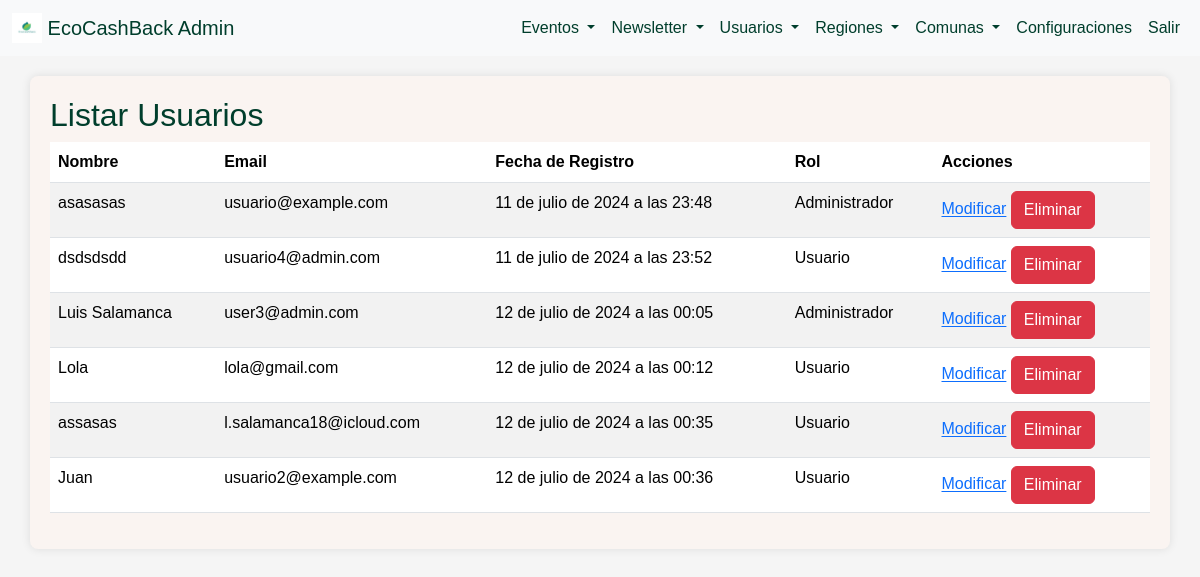
The page /administracion/listar_users/ on the database as committed earlier.
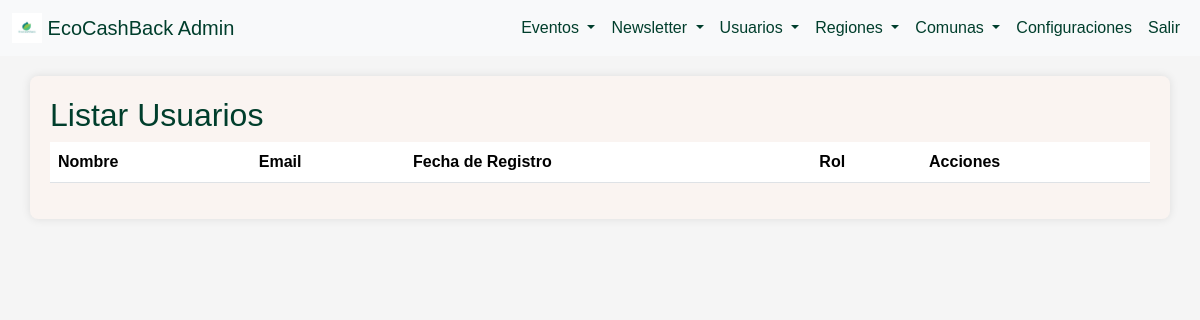
The same page on the database as committed later.
### administracion/models.py (models this page shows, shortened)
class Usuario(models.Model):
    nombre = models.CharField(max_length=100)
    email = models.EmailField(unique=True)
    contraseña = models.CharField(max_length=100)
    fecha_registro = models.DateTimeField(auto_now_add=True)
    rol = models.ForeignKey(Rol, on_delete=models.CASCADE, default=1)  # Establece un valor predeterminado para el campo 'rol'

class Rol(models.Model):
    rol_id = models.AutoField(primary_key=True)
    nombre = models.CharField(max_length=100)
    descripcion = models.TextField()

### administracion/views.py (the view)
# urls.py: path('listar_users/', views.listar_users, name='listar_users'),
def listar_users(request):
    usuarios = Usuario.objects.all()
    return render(request, 'administracion/users/listar_users.html', {'usuarios': usuarios})

### administracion/templates/administracion/users/listar_users.html (shortened to what this page needs)
{% load static %}
<!DOCTYPE html>
<html lang="es">
<head>
    <link rel="stylesheet" href="https://cdn.jsdelivr.net/npm/bootstrap@5.3.3/dist/css/bootstrap.min.css">
    <link rel="stylesheet" href="{% static 'css/admin_styles.css' %}">
</head>
<body>
    <nav class="navbar navbar-expand-lg navbar-light bg-light">
        <div class="container-fluid">
            <a class="navbar-brand" href="{% url 'admin_dashboard' %}">
                <img src="{% static 'img/logo-ecocashback.jpeg' %}" alt="Logo-EcoCashBack" width="30" height="30" class="d-inline-block align-top">
                EcoCashBack Admin
            </a>
            <div class="collapse navbar-collapse" id="navbarNav">
                <ul class="navbar-nav ms-auto">
                    <li class="nav-item dropdown">
                        <a class="nav-link dropdown-toggle" href="#" id="eventosDropdown" role="button" data-bs-toggle="dropdown" aria-expanded="false">
                            Eventos
                        </a>
                    </li>
                    <li class="nav-item dropdown">
                        <a class="nav-link dropdown-toggle" href="#" id="newsletterDropdown" role="button" data-bs-toggle="dropdown" aria-expanded="false">
                            Newsletter
                        </a>
                    </li>
                    <li class="nav-item dropdown">
                        <a class="nav-link dropdown-toggle" href="#" id="usuariosDropdown" role="button" data-bs-toggle="dropdown" aria-expanded="false">
                            Usuarios
                        </a>
                    </li>
                    <li class="nav-item dropdown">
                        <a class="nav-link dropdown-toggle" href="#" id="regionesDropdown" role="button" data-bs-toggle="dropdown" aria-expanded="false">
                            Regiones
                        </a>
                    </li>
                    <li class="nav-item dropdown">
                        <a class="nav-link dropdown-toggle" href="#" id="comunasDropdown" role="button" data-bs-toggle="dropdown" aria-expanded="false">
                            Comunas
                        </a>
                    </li>
                    <li class="nav-item">
                        <a class="nav-link" href="#">Configuraciones</a>
                    </li>
                    <li class="nav-item">
                        <a class="nav-link" href="#">Salir</a>
                    </li>
                </ul>
            </div>
        </div>
    </nav>
    <div class="container">
        <h2>Listar Usuarios</h2>
        <table class="table table-striped">
            <thead>
                <tr>
                    <th>Nombre</th>
                    <th>Email</th>
                    <th>Fecha de Registro</th>
                    <th>Rol</th>
                    <th>Acciones</th>
                </tr>
            </thead>
            <tbody>
                {% for usuario in usuarios %}
                <tr>
                    <td>{{ usuario.nombre }}</td>
                    <td>{{ usuario.email }}</td>
                    <td>{{ usuario.fecha_registro }}</td>
                    <td>{{ usuario.rol.nombre }}</td>
                    <td>
                        <a href="{% url 'modificar_users' usuario.pk %}" class="btn-modificar">Modificar</a>
                        <a href="{% url 'eliminar_users' usuario.pk %}" class="btn btn-danger">Eliminar</a>
                    </td>
                </tr>
                {% endfor %}
            </tbody>
        </table>
    </div>
</body>
</html>

Rows that differ between the two databases and show on the page:
removed Usuario: nombre "asasasas", email "usuario@example.com", fecha_registro "11 de julio de 2024 a las 23:48", rol.nombre "Administrador"
removed Usuario: nombre "dsdsdsdd", email "usuario4@admin.com", fecha_registro "11 de julio de 2024 a las 23:52", rol.nombre "Usuario"
removed Usuario: nombre "Luis Salamanca", email "user3@admin.com", fecha_registro "12 de julio de 2024 a las 00:05", rol.nombre "Administrador"
removed Usuario: nombre "Lola", email "lola@gmail.com", fecha_registro "12 de julio de 2024 a las 00:12", rol.nombre "Usuario"
removed Usuario: nombre "assasas", email "l.salamanca18@icloud.com", fecha_registro "12 de julio de 2024 a las 00:35", rol.nombre "Usuario"
removed Usuario: nombre "Juan", email "usuario2@example.com", fecha_registro "12 de julio de 2024 a las 00:36", rol.nombre "Usuario"
